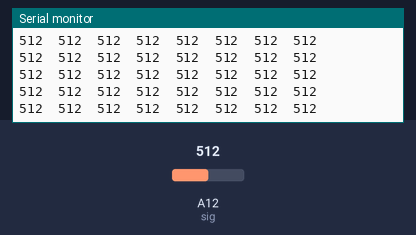
The sketch below on a simulated Arduino Mega 2560, built with avr-gcc and run on an emulated ATmega2560. Parts: the last lines printed to the serial monitor. The test bench sets the inputs (shaded band); at power-on: A12 (sig) = 512.

Above: at 1.2 s.
1.3 s: A12 (sig) set to 986
At 1.37 s:
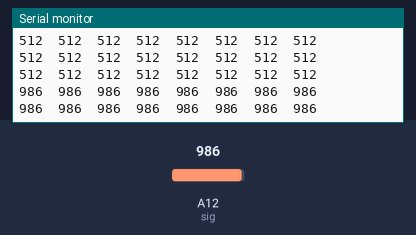
4.3 s: A12 (sig) set to 1008
At 4.31 s:
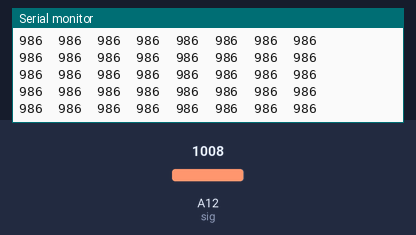
23.8 s: A12 (sig) set to 109
At 23.82 s:
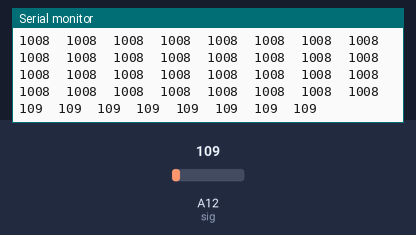
25.3 s: A12 (sig) set to 93
At 25.39 s:
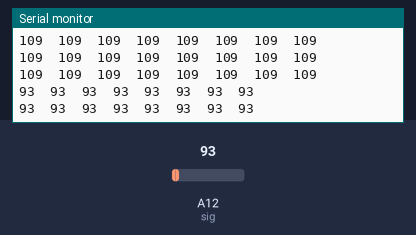
Timing chart, 0 to 27.8 s (numbered marks = the images above; inputs shaded):
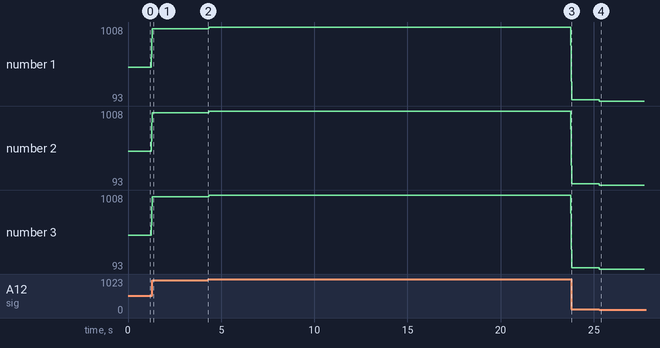

Measured:
- after the input at 1.3 s, the serial monitor: prints a new line at once (image 1)
- after the input at 23.8 s, the serial monitor: prints a new line at once (image 3)
- after the input at 25.3 s, the serial monitor: prints a new line at once (image 4)
- plotted number 1: 512 → 986 after the input at 1.3 s, 986 → 1008 after the input at 4.3 s, 1008 → 109 after the input at 23.8 s, 109 → 93 after the input at 25.3 s
- plotted number 2: 512 → 986 after the input at 1.3 s, 986 → 1008 after the input at 4.3 s, 1008 → 109 after the input at 23.8 s, 109 → 93 after the input at 25.3 s
- plotted number 3: 512 → 986 after the input at 1.3 s, 986 → 1008 after the input at 4.3 s, 1008 → 109 after the input at 23.8 s, 109 → 93 after the input at 25.3 s

The sketch:

muxTester.ino
```cpp
//tester for reading all the channels in the mux
// mux pins for pcbA
const int s0 = 32;
const int s1 = 33;
const int s2 = 34;
const int sig = A12;

void setup() {
  //pinConfiguration
  pinMode(s0, OUTPUT);
  pinMode(s1, OUTPUT);
  pinMode(s2, OUTPUT);
  pinMode(sig, INPUT);

  Serial.begin(9600);
}

void loop() {
  // iterate through each channel
  for (int channel = 0; channel < 8; ++channel) {
    // set the control pins based on the channel
    digitalWrite(s0, (channel & 0x01) ? 1 : 0);
    digitalWrite(s1, (channel & 0x02) ? 1 : 0);
    digitalWrite(s2, (channel & 0x04) ? 1 : 0);

    // read the value of the phototransistor on the selected channel
    int value = analogRead(sig);

    // print the value to the serial console
    Serial.print(value);
    Serial.print("  ");
  }
  Serial.println();
  delay(50);
}
```
